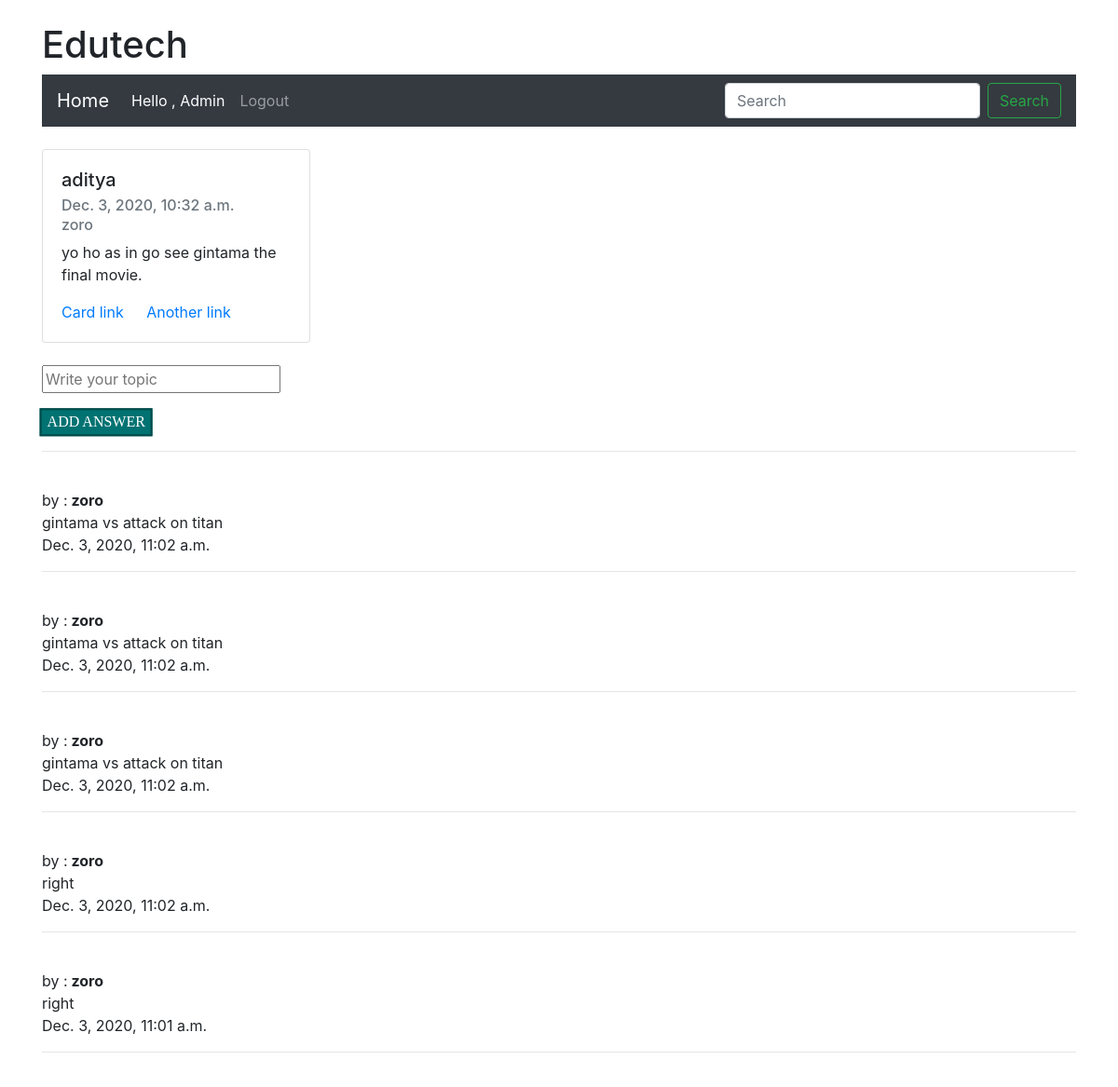
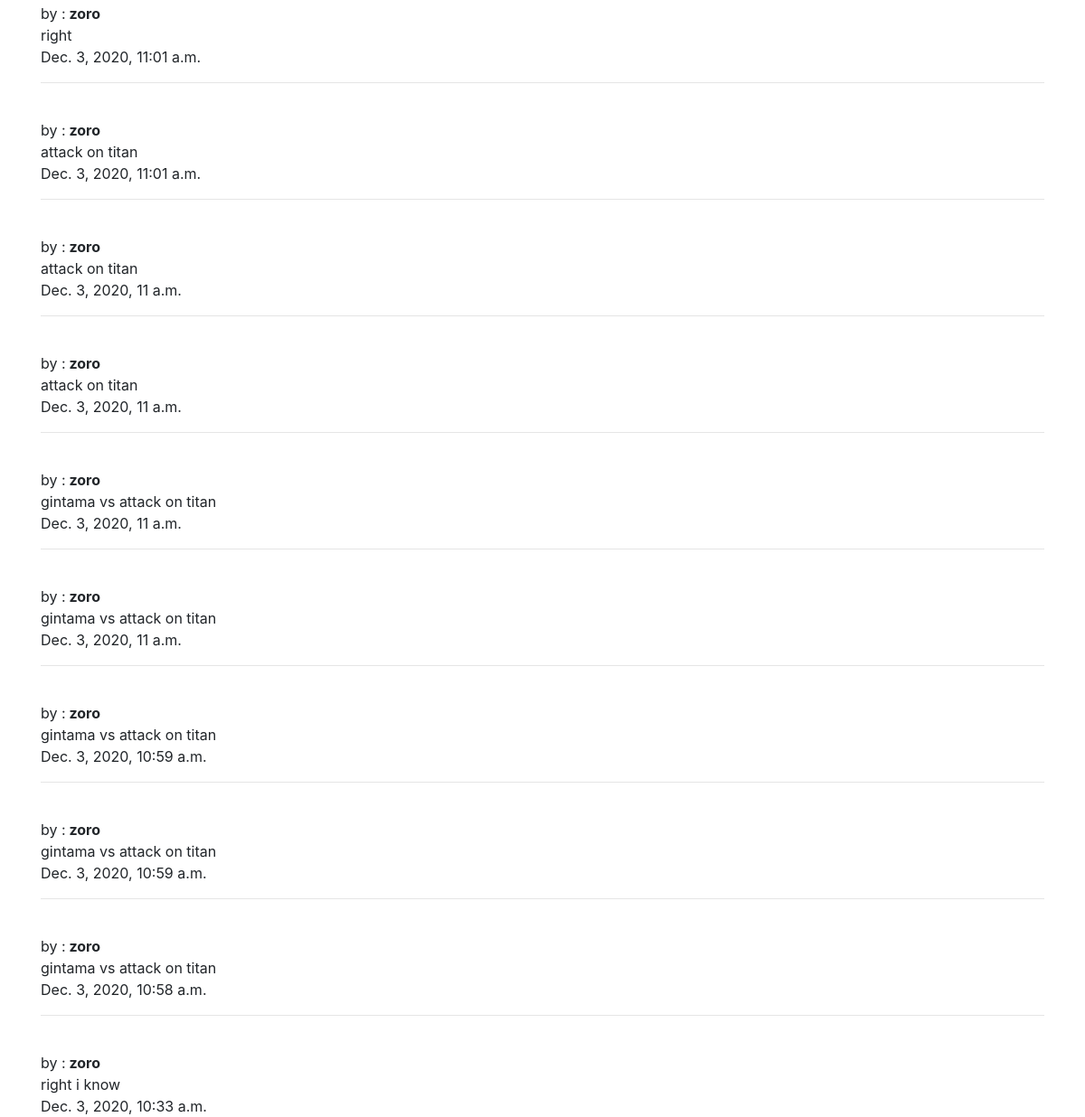
Screenshot of /post/85/ (signed in) with the database file from the repository (2 pictures, top to bottom).
### edutech/models.py (models this page shows, shortened)
class Question_Asked(models.Model):
    user = models.ForeignKey(User, on_delete=models.CASCADE , null= True  )
    content = models.TextField()
    message = models.TextField( null= True)
    pub_date = models.DateTimeField(auto_now=False, auto_now_add=True, null=True)

class Answer_model(models.Model):
    chat = models.ForeignKey(Question_Asked ,related_name="answers", on_delete= models.CASCADE)
    answer = models.TextField(null=True, blank=True)
    user = models.ForeignKey(User, on_delete=models.CASCADE , null= True  )
    pub_date = models.DateTimeField(auto_now=False, auto_now_add=True, null=True)

### edutech/views.py (the view)
# urls.py: path("post/<int:pk>/", views.answer_post, name='answer_post'),
def answer_post(request, pk) :
    form = Answer_Form()
    question = Question_Asked.objects.get(id= pk)
    username = request.GET.get('username')
    ans = question.answers.all()
    form.instance.user = request.user
    if request.method == 'POST':
        form = Answer_Form(request.POST, request.FILES)
    if form.is_valid():
        obj = form.save(commit=False)
        obj.user = request.user or None
        obj.chat = Question_Asked.objects.get(id= pk) or None
        obj.save()
        form=Answer_Form()
    context = {'question': question ,
               'ans': ans[::-1] ,
               'form':form ,
               }
    return render(request, 'edutech/post_answer.html' ,context)

### edutech/forms.py
class Answer_Form(ModelForm) :
    answer  =  forms.CharField(label='', widget=forms.TextInput(attrs={"placeholder": "Write your topic "}))
    class Meta:
        model = Answer_model
        fields = [
            'answer' ,
 ]

### templates/edutech/post_answer.html (shortened to what this page needs)
{% extends 'edutech/base.html'%}
{% block content %}
 <br>
<div class="card" style="width: 18rem;">
  <div class="card-body">
    <h5 class="card-title">{{question.content}}</h5>
    <h6 class="card-subtitle mb-2 text-muted">{{question.pub_date}}</h6>
    <h6 class="card-subtitle mb-2 text-muted">{{question.user}}</h6>
    <p class="card-text"> {{question.message}}.</p>
    <a href="#" class="card-link">Card link</a>
    <a href="#" class="card-link">Another link</a>
  </div>
</div>
<br>
<div class="form-group">
    <form action="" method = "POST">
        {{ form.as_p }}
        <p> <button class="button"><span>Add Answer </span></button> </p>
    </form>
    </div>
 {% for ans in ans %}
        <hr>
        <br>
           by :<strong>
               {{ ans.user.username }} <br>
           </strong>
           {{ ans.answer }} <br>
           {{ ans.pub_date }}
                   {% endfor %}
      </div>
{% endblock content %}

### templates/edutech/base.html (shortened to what this page needs)
{% load static %}
<!DOCTYPE html>
<html lang="en">
<head>
    <link rel="stylesheet" href="https://cdn.jsdelivr.net/npm/bootstrap@4.5.3/dist/css/bootstrap.min.css">
    <link rel="stylesheet" href="{% static 'styles/styles4.css' %} ">
</head>
<body>
 <div class="container nav-wrapper">
     <br>
<h1> Edutech </h1>
{% if user.is_authenticated %}
    <nav class="navbar navbar-expand-lg navbar navbar-dark bg-dark">
      <a class="navbar-brand" href="/">Home</a>
      <div class="collapse navbar-collapse" id="navbarSupportedContent">
        <ul class="navbar-nav mr-auto">
          <li class="nav-item active">
            <a class="nav-link" href="#">Hello , {{ user.first_name }} </a>
          </li>
          <li class="nav-item">
            <a class="nav-link" href="/accounts/logout/">Logout</a>
          </li>
        </ul>
        <form class="form-inline my-2 my-lg-0">
          <input class="form-control mr-sm-2" type="search" placeholder="Search" aria-label="Search">
          <button class="btn btn-outline-success my-2 my-sm-0" type="submit">Search</button>
        </form>
      </div>
    </nav>
{% endif %}
{% block content %}
{% endblock content %}
</body>
</html>

### static/styles/styles4.css (style rules this page uses)
.button { -webkit-transform: translate(-2%, 1%); color: #ffffff; background: rgb(0, 114, 114); display: inline-block; font-family: Montserrat; text-transform: uppercase; border: 2px solid rgb(3, 73, 73); }
.button::before { content: ""; display: inline-block; position: absolute; top: 0; left: 0; right: 100%; bottom: 0; background: #f7f7f7; -webkit-transition: 0.3s 0.2s cubic-bezier(0.1, 0, 0.1, 1), left 0.3s cubic-bezier(0.1, 0, 0.1, 1); transition: 0.3s 0.2s cubic-bezier(0.1, 0, 0.1, 1), left 0.3s cubic-bezier(0.1, 0, 0.1, 1); z-index: -1; }
.button::after { content: ""; display: inline-block; background-image: url("https://image.flaticon.com/icons/png/128/109/109617.png"); position: absolute; top: 0; left: calc(100% - 3em); right: 3em; bottom: 0; background-size: 1.5em; background-repeat: no-repeat; background-position: center; -webkit-transition: right 0.3s cubic-bezier(0.1, 0, 0.1, 1); transition: right 0.3s cubic-bezier(0.1, 0, 0.1, 1); }

### rows the page displays
Question_Asked: content "aditya", pub_date "Dec. 3, 2020, 10:32 a.m.", user "zoro", message "yo ho as in go see gintama the final movie"
Answer_model: user.username "zoro", answer "gintama vs attack on titan", pub_date "Dec. 3, 2020, 11:02 a.m."
Answer_model: user.username "zoro", answer "gintama vs attack on titan", pub_date "Dec. 3, 2020, 11:02 a.m."
Answer_model: user.username "zoro", answer "gintama vs attack on titan", pub_date "Dec. 3, 2020, 11:02 a.m."
Answer_model: user.username "zoro", answer "right", pub_date "Dec. 3, 2020, 11:02 a.m."
Answer_model: user.username "zoro", answer "right", pub_date "Dec. 3, 2020, 11:01 a.m."
Answer_model: user.username "zoro", answer "right", pub_date "Dec. 3, 2020, 11:01 a.m."
Answer_model: user.username "zoro", answer "attack on titan", pub_date "Dec. 3, 2020, 11:01 a.m."
Answer_model: user.username "zoro", answer "attack on titan", pub_date "Dec. 3, 2020, 11 a.m."
Answer_model: user.username "zoro", answer "attack on titan", pub_date "Dec. 3, 2020, 11 a.m."
Answer_model: user.username "zoro", answer "gintama vs attack on titan", pub_date "Dec. 3, 2020, 11 a.m."
Answer_model: user.username "zoro", answer "gintama vs attack on titan", pub_date "Dec. 3, 2020, 11 a.m."
Answer_model: user.username "zoro", answer "gintama vs attack on titan", pub_date "Dec. 3, 2020, 10:59 a.m."
Answer_model: user.username "zoro", answer "gintama vs attack on titan", pub_date "Dec. 3, 2020, 10:59 a.m."
Answer_model: user.username "zoro", answer "gintama vs attack on titan", pub_date "Dec. 3, 2020, 10:58 a.m."
Answer_model: user.username "zoro", answer "right i know", pub_date "Dec. 3, 2020, 10:33 a.m."

### other values shown
{{ user.first_name }} "Admin"
